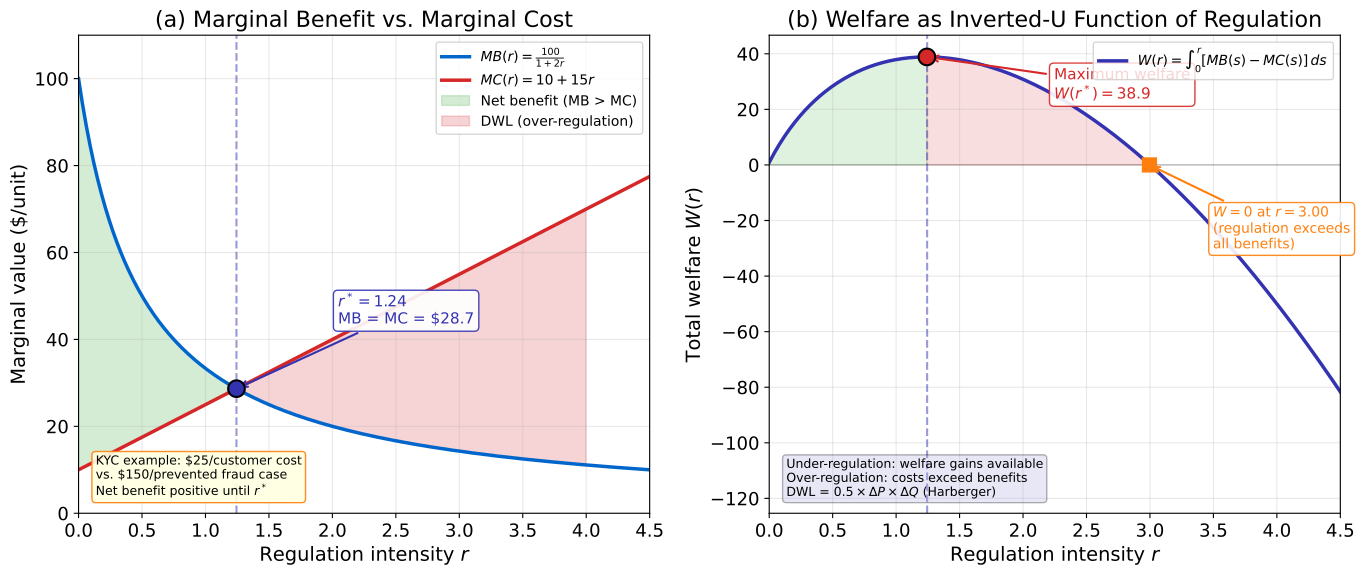

This figure's Python source:
r"""Regulatory Welfare Optimization: Marginal Benefit vs Marginal Cost

# Multi-panel override: comparative statics requires simultaneous visibility

Economic Model:
  $MB(r) = \frac{a}{1+br}$, $MC(r) = c + dr$. Based on Harberger (1964), Posner (1974).
  Welfare: $W(r) = \int_0^r [MB(s) - MC(s)]\,ds$
  Optimal regulation $r^*$ where $MB(r^*) = MC(r^*)$

Citation: Harberger (1964) - Taxation, Resource Allocation, and Welfare;
          Posner (1974) - Theories of Economic Regulation
"""
import matplotlib.pyplot as plt
import numpy as np
from pathlib import Path
np.random.seed(42)

plt.rcParams.update({
    'font.size': 14, 'axes.labelsize': 14, 'axes.titlesize': 16,
    'xtick.labelsize': 13, 'ytick.labelsize': 13, 'legend.fontsize': 13,
    'figure.figsize': (14, 6), 'figure.dpi': 150
})

MLPURPLE = '#3333B2'
MLBLUE = '#0066CC'
MLORANGE = '#FF7F0E'
MLGREEN = '#2CA02C'
MLRED = '#D62728'
MLLAVENDER = '#ADADE0'

# --- Parameters ---
a, b = 100, 2
c, d = 10, 15
r = np.linspace(0, 5, 500)

# Marginal benefit and cost
MB = a / (1 + b * r)
MC = c + d * r

# Find intersection: a/(1+b*r) = c + d*r
# a = (c + d*r)(1 + b*r) = c + cb*r + d*r + db*r^2
# db*r^2 + (cb + d)*r + (c - a) = 0
coeffs = [d * b, c * b + d, c - a]
roots = np.roots(coeffs)
r_star = roots[roots > 0].min().real  # positive root

MB_star = a / (1 + b * r_star)
MC_star = c + d * r_star

# Welfare: cumulative integral of (MB - MC) from 0 to r
net_benefit = MB - MC
W = np.cumsum(net_benefit) * (r[1] - r[0])

W_star_idx = np.argmin(np.abs(r - r_star))
W_star = W[W_star_idx]

# --- Figure: 1x2 ---
fig, (ax1, ax2) = plt.subplots(1, 2, figsize=(14, 6))

# Panel (a): MB/MC curves with intersection
ax1.plot(r, MB, color=MLBLUE, lw=2.5, label=r'$MB(r) = \frac{100}{1+2r}$')
ax1.plot(r, MC, color=MLRED, lw=2.5, label=r'$MC(r) = 10 + 15r$')

# Shade net benefit region (MB > MC)
mask_positive = r <= r_star
ax1.fill_between(r[mask_positive], MC[mask_positive], MB[mask_positive],
                 alpha=0.2, color=MLGREEN, label='Net benefit (MB > MC)')

# Shade deadweight loss region (MC > MB)
mask_beyond = r > r_star
r_beyond = r[mask_beyond]
MB_beyond = MB[mask_beyond]
MC_beyond = MC[mask_beyond]
# Only shade up to r=4 for visual clarity
mask_show = r_beyond <= 4
if mask_show.any():
    ax1.fill_between(r_beyond[mask_show], MB_beyond[mask_show], MC_beyond[mask_show],
                     alpha=0.2, color=MLRED, label='DWL (over-regulation)')

# Intersection point
ax1.plot(r_star, MB_star, 'o', color=MLPURPLE, ms=12, zorder=5, markeredgecolor='black', markeredgewidth=1.5)
ax1.axvline(r_star, color=MLPURPLE, ls='--', alpha=0.5, lw=1.5)
ax1.annotate(f'$r^* = {r_star:.2f}$\nMB = MC = ${MB_star:.1f}',
             xy=(r_star, MB_star), xytext=(r_star + 0.8, MB_star + 15),
             fontsize=11, color=MLPURPLE,
             arrowprops=dict(arrowstyle='->', color=MLPURPLE, lw=1.5),
             bbox=dict(boxstyle='round,pad=0.3', facecolor='white', edgecolor=MLPURPLE, alpha=0.9))

ax1.set_xlabel('Regulation intensity $r$')
ax1.set_ylabel('Marginal value ($/unit)')
ax1.set_title('(a) Marginal Benefit vs. Marginal Cost')
ax1.legend(loc='upper right', fontsize=10)
ax1.set_xlim(0, 4.5)
ax1.set_ylim(0, 110)
ax1.grid(True, alpha=0.3)

# Worked example annotation
ax1.text(0.03, 0.03, 'KYC example: $25/customer cost\n'
         'vs. $150/prevented fraud case\n'
         'Net benefit positive until $r^*$',
         transform=ax1.transAxes, fontsize=9,
         verticalalignment='bottom',
         bbox=dict(boxstyle='round', facecolor='lightyellow', edgecolor=MLORANGE, alpha=0.9))

# Panel (b): Welfare W(r) inverted-U
ax2.plot(r, W, color=MLPURPLE, lw=2.5, label=r'$W(r) = \int_0^r [MB(s) - MC(s)]\,ds$')
ax2.axhline(0, color='black', ls='-', lw=0.5, alpha=0.5)

# Mark optimal
ax2.plot(r[W_star_idx], W_star, 'o', color=MLRED, ms=12, zorder=5,
         markeredgecolor='black', markeredgewidth=1.5)
ax2.axvline(r_star, color=MLPURPLE, ls='--', alpha=0.5, lw=1.5)
ax2.annotate(f'Maximum welfare\n$W(r^*) = {W_star:.1f}$',
             xy=(r_star, W_star), xytext=(r_star + 1.0, W_star - 15),
             fontsize=11, color=MLRED,
             arrowprops=dict(arrowstyle='->', color=MLRED, lw=1.5),
             bbox=dict(boxstyle='round,pad=0.3', facecolor='white', edgecolor=MLRED, alpha=0.9))

# Mark zero-crossing (where W returns to 0)
zero_crossings = np.where(np.diff(np.sign(W[W_star_idx:])))[0]
if len(zero_crossings) > 0:
    r_zero = r[W_star_idx + zero_crossings[0]]
    ax2.plot(r_zero, 0, 's', color=MLORANGE, ms=10, zorder=5)
    ax2.annotate(f'$W = 0$ at $r = {r_zero:.2f}$\n(regulation exceeds\nall benefits)',
                 xy=(r_zero, 0), xytext=(r_zero + 0.5, -30),
                 fontsize=10, color=MLORANGE,
                 arrowprops=dict(arrowstyle='->', color=MLORANGE, lw=1.5),
                 bbox=dict(boxstyle='round,pad=0.3', facecolor='white', edgecolor=MLORANGE, alpha=0.9))

# Shade regions
ax2.fill_between(r[:W_star_idx+1], 0, W[:W_star_idx+1], alpha=0.15, color=MLGREEN)
if len(zero_crossings) > 0:
    end_idx = W_star_idx + zero_crossings[0] + 1
    ax2.fill_between(r[W_star_idx:end_idx], 0, W[W_star_idx:end_idx], alpha=0.15, color=MLRED)

ax2.set_xlabel('Regulation intensity $r$')
ax2.set_ylabel('Total welfare $W(r)$')
ax2.set_title('(b) Welfare as Inverted-U Function of Regulation')
ax2.legend(loc='upper right', fontsize=10)
ax2.set_xlim(0, 4.5)
ax2.grid(True, alpha=0.3)

# Economic insight
ax2.text(0.03, 0.03, 'Under-regulation: welfare gains available\n'
         'Over-regulation: costs exceed benefits\n'
         'DWL = $0.5 \\times \\Delta P \\times \\Delta Q$ (Harberger)',
         transform=ax2.transAxes, fontsize=9,
         verticalalignment='bottom',
         bbox=dict(boxstyle='round', facecolor=MLLAVENDER, alpha=0.3))

plt.tight_layout()
plt.savefig(Path(__file__).parent / 'chart.pdf', dpi=300, bbox_inches='tight')
plt.savefig(Path(__file__).parent / 'chart.png', dpi=150, bbox_inches='tight')
plt.close()
print("Chart saved to chart.pdf and chart.png")
